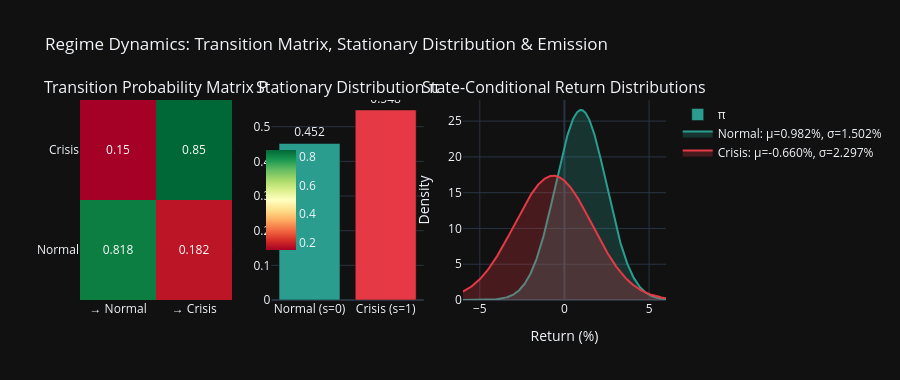

The notebook cell saved with this chart:
### Markdown cell above
## Plot 4: Regime Transition Matrix Heatmap & Stationary Distribution

The transition probability matrix $\mathbf{P}$ provides crucial information about regime **stickiness** and **expected duration**. The expected time spent in regime $k$ is $1/(1-p_{kk})$ periods — a highly persistent crisis regime ($p_{22} \to 1$) requires more aggressive defensive positioning than a transient one.

The **stationary distribution** $\pi$ shows the long-run unconditional probability of being in each regime, which directly informs long-horizon portfolio construction and stress testing.

### Code cell
# ── Transition Matrix & Stationary Distribution Visualization ────────────
P = mrs.P_
# Stationary distribution: solve π = πP
eigenvalues, eigenvectors = np.linalg.eig(P.T)
stat_idx = np.argmin(np.abs(eigenvalues - 1.0))
stat_dist = np.real(eigenvectors[:, stat_idx])
stat_dist = np.abs(stat_dist) / np.abs(stat_dist).sum()

expected_duration = 1.0 / (1.0 - np.diag(P) + 1e-10)
print(f'Stationary Distribution: π_Normal={stat_dist[0]:.3f}, π_Crisis={stat_dist[1]:.3f}')
print(f'Expected Duration: Normal={expected_duration[0]:.1f} days, Crisis={expected_duration[1]:.1f} days')

fig4 = sp.make_subplots(rows=1, cols=3,
    subplot_titles=['Transition Probability Matrix P', 'Stationary Distribution π',
                    'State-Conditional Return Distributions'],
    column_widths=[0.3, 0.3, 0.4])

fig4.add_trace(go.Heatmap(z=P,
    x=['→ Normal','→ Crisis'], y=['Normal','Crisis'],
    colorscale='RdYlGn', text=np.round(P,4),
    texttemplate='%{text}', showscale=True,
    colorbar=dict(x=0.3, len=0.6)), row=1, col=1)

fig4.add_trace(go.Bar(x=['Normal (s=0)', 'Crisis (s=1)'], y=stat_dist,
    marker_color=['#2a9d8f','#e63946'], name='π',
    text=[f'{v:.3f}' for v in stat_dist], textposition='outside'), row=1, col=2)

x_range = np.linspace(-0.06, 0.06, 400)
for k, (lbl, col) in enumerate(zip(['Normal','Crisis'], ['#2a9d8f','#e63946'])):
    pdf_vals = norm.pdf(x_range, mrs.mu_[k], mrs.sigma_[k])
    fig4.add_trace(go.Scatter(x=x_range*100, y=pdf_vals,
        fill='tozeroy', fillcolor=f'rgba({"42,157,143" if k==0 else "230,57,70"},0.25)',
        line=dict(color=col, width=2), name=f'{lbl}: μ={mrs.mu_[k]*100:.3f}%, σ={mrs.sigma_[k]*100:.3f}%'),
        row=1, col=3)

fig4.update_layout(height=380, title_text='Regime Dynamics: Transition Matrix, Stationary Distribution & Emission',
    template='plotly_dark')
fig4.update_xaxes(title_text='Return (%)', row=1, col=3)
fig4.update_yaxes(title_text='Density', row=1, col=3)
fig4.show()

### Figure 1 — Plotly figure (JSON) as saved in the notebook; plotly's stock layout.template omitted (floating-point values rounded to 4 significant figures; data arrays with more than 128 entries replaced by an {"elided": "..."} marker saying what was removed)
{"data": [{"colorbar": {"len": 0.6, "x": 0.3}, "colorscale": [[0, "rgb(165,0,38)"], [0.1, "rgb(215,48,39)"], [0.2, "rgb(244,109,67)"], [0.3, "rgb(253,174,97)"], [0.4, "rgb(254,224,139)"], [0.5, "rgb(255,255,191)"], [0.6, "rgb(217,239,139)"], [0.7, "rgb(166,217,106)"], [0.8, "rgb(102,189,99)"], [0.9, "rgb(26,152,80)"], [1, "rgb(0,104,55)"]], "showscale": true, "text": [[0.818, 0.182], [0.15, 0.85]], "texttemplate": "%{text}", "type": "heatmap", "x": ["→ Normal", "→ Crisis"], "xaxis": "x", "y": ["Normal", "Crisis"], "yaxis": "y", "z": [[0.818, 0.182], [0.15, 0.85]]}, {"marker": {"color": ["#2a9d8f", "#e63946"]}, "name": "π", "text": ["0.452", "0.548"], "textposition": "outside", "type": "bar", "x": ["Normal (s=0)", "Crisis (s=1)"], "xaxis": "x2", "y": [0.4517, 0.5483], "yaxis": "y2"}, {"fill": "tozeroy", "fillcolor": "rgba(42,157,143,0.25)", "line": {"color": "#2a9d8f", "width": 2}, "name": "Normal: μ=0.982%, σ=1.502%", "type": "scatter", "x": {"elided": "400 float values"}, "xaxis": "x3", "y": {"elided": "400 float values"}, "yaxis": "y3"}, {"fill": "tozeroy", "fillcolor": "rgba(230,57,70,0.25)", "line": {"color": "#e63946", "width": 2}, "name": "Crisis: μ=-0.660%, σ=2.297%", "type": "scatter", "x": {"elided": "400 float values"}, "xaxis": "x3", "y": {"elided": "400 float values"}, "yaxis": "y3"}], "layout": {"annotations": [{"font": {"size": 16}, "showarrow": false, "text": "Transition Probability Matrix P", "x": 0.13, "xanchor": "center", "xref": "paper", "y": 1, "yanchor": "bottom", "yref": "paper"}, {"font": {"size": 16}, "showarrow": false, "text": "Stationary Distribution π", "x": 0.4567, "xanchor": "center", "xref": "paper", "y": 1, "yanchor": "bottom", "yref": "paper"}, {"font": {"size": 16}, "showarrow": false, "text": "State-Conditional Return Distributions", "x": 0.8267, "xanchor": "center", "xref": "paper", "y": 1, "yanchor": "bottom", "yref": "paper"}], "height": 380, "title": {"text": "Regime Dynamics: Transition Matrix, Stationary Distribution & Emission"}, "xaxis": {"anchor": "y", "domain": [0, 0.26]}, "xaxis2": {"anchor": "y2", "domain": [0.3267, 0.5867]}, "xaxis3": {"anchor": "y3", "domain": [0.6533, 1], "title": {"text": "Return (%)"}}, "yaxis": {"anchor": "x", "domain": [0, 1]}, "yaxis2": {"anchor": "x2", "domain": [0, 1]}, "yaxis3": {"anchor": "x3", "domain": [0, 1], "title": {"text": "Density"}}}}
